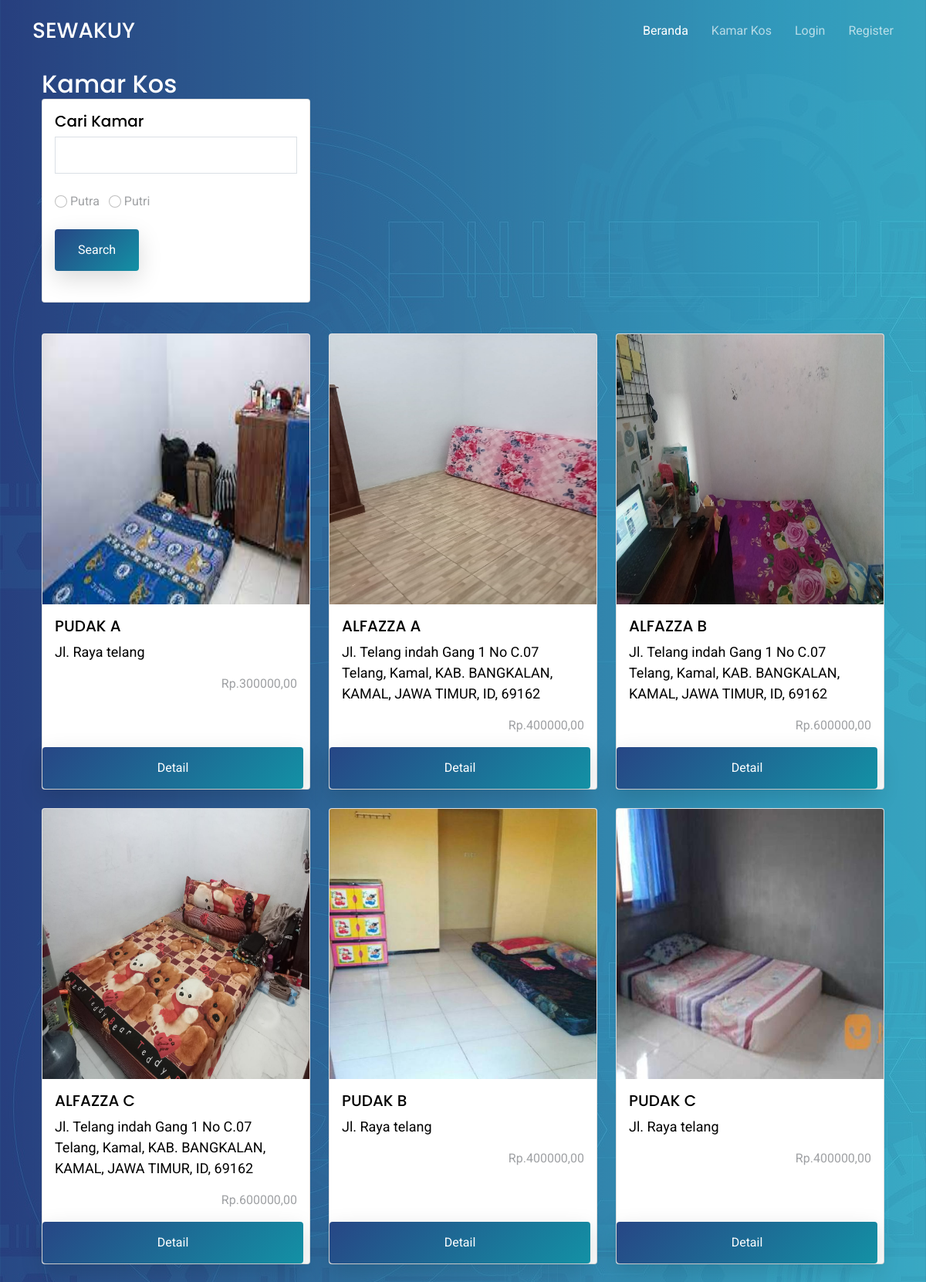
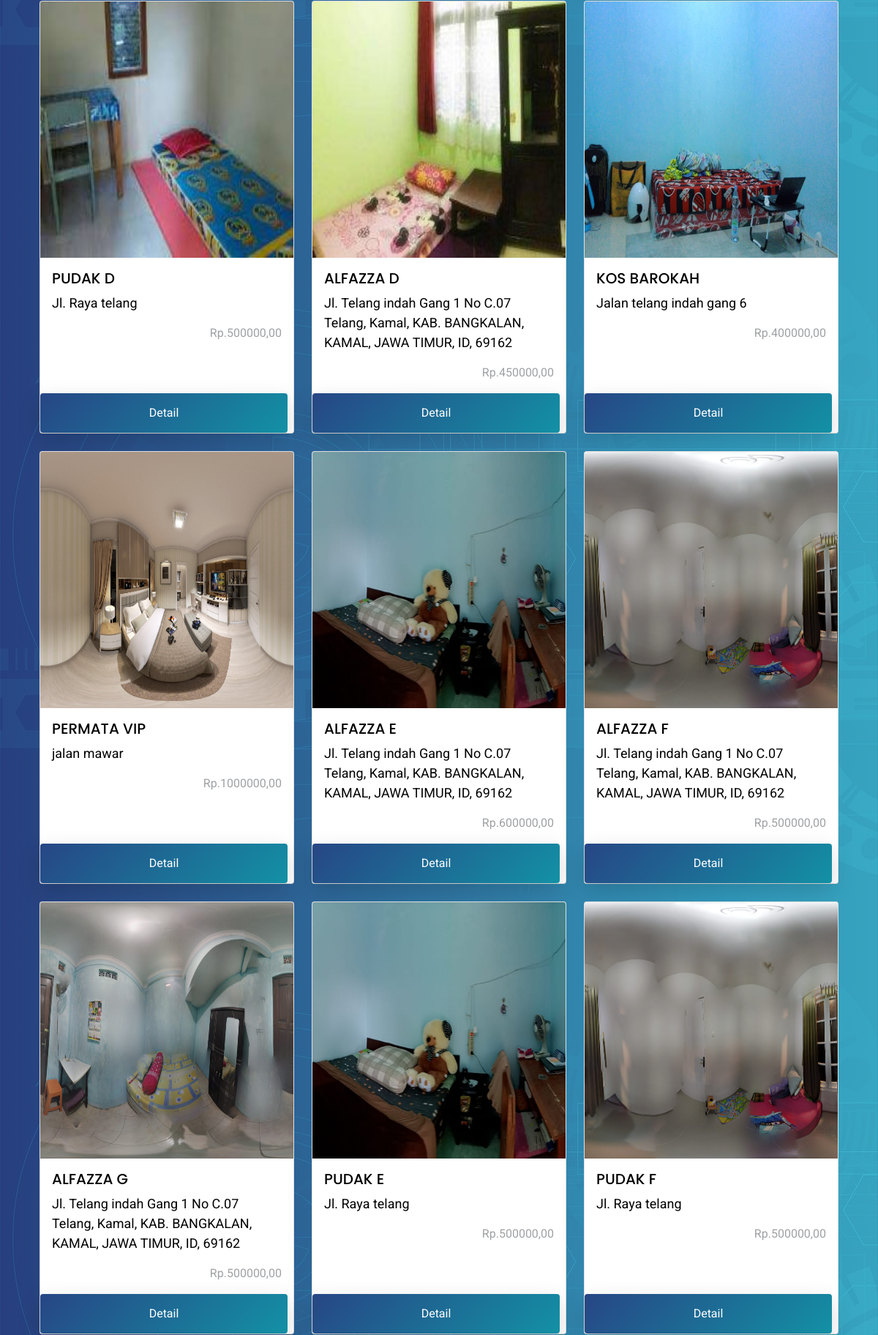
The page /kos.php (upper part) on the database its author committed (2 pictures, top to bottom).
### tables this page shows
CREATE TABLE `kamar` (
  `id_kamar` int(11) NOT NULL,
  `username` varchar(100) NOT NULL,
  `nama_kamar` varchar(100) NOT NULL,
  `harga` decimal(20,0) NOT NULL,
  `jarak_utm` int(11) NOT NULL,
  `alamat` varchar(100) NOT NULL,
  `aturan` varchar(1000) NOT NULL,
  `gambar_kamar` varchar(100) NOT NULL,
  `kategori` enum('putra','putri') NOT NULL,
  `status` enum('tersedia','tidak tersedia') NOT NULL,
  `link` varchar(100) NOT NULL
);

### kos.php (the view, shortened to what this page needs)
<?php include "header.php"; ?>
  <section class="hero-section" id="hero">
    <div class="container" style="margin-top: 70px;">
      <div class="container">
      <div class="row justify-content-right">
        <div class="col-md-5" data-aos="fade-up">
          <h2 class="text-white" style="margin-top: 20px; margin-bottom: 0px;">Kamar Kos</h2>
        </div>
      </div>
      <form action="" method="get">
        <div class="row">
          <div class="col">
            <div class="card h-100">
              <div class="card-body">
                <h5 class="card-title">Cari Kamar</h5>
                <input type="text" id="cari" name="cari" class="form-control"/>
                  <div >
                    <br>
                    <input class="form-check-input" type="radio" name="kategori" value="putra" id="kategori1">
                    <label class="form-check-label" for="kategori1">
                      Putra &nbsp;
                    </label>
                    <input class="form-check-input" type="radio" name="kategori" value="putri" id="kategori2">
                    <label class="form-check-label" for="kategori2">
                      Putri
                    </label>
                  </div>
                  <br>
                <button type="submit" name="submit" class="btn btn-primary btn-block mb-4">Search</button>
              </div>
            </div>
          </div>
          <div class="col"></div>
          <div class="col"></div>
        </div>
      </form>
    <div class="row row-cols-1 row-cols-md-3 g-4"  style="margin-top:10px;">
      <?php
      $sql_kamar = "SELECT * FROM kamar";
        $data = mysqli_query($koneksi, $sql_kamar);
        if ($data->num_rows > 0) {
          while ($tampil = mysqli_fetch_array($data)){
            $id = $tampil['id_kamar'];
            ?>
            <div class="col">
              <div class="card h-100">
                <img src="kamar/<?= $tampil['gambar_kamar'] ?>" class="card-img-top" alt="kos1">
                <div class="card-body">
                  <h5 class="card-title"><?= strtoupper($tampil['nama_kamar']) ?></h5>
                  <p class="card-text text-black" ><?= $tampil['alamat'] ?> </p>
                  <div class="row">
                  <div id="rate<?= $id ?>" class="col-sm-6 text-center"></div>
                  <div style="text-align: right;" class="col-sm-6">Rp.<?= $tampil['harga'] ?>,00</div>
                  </div>
                </div>
                  <a class="btn btn-primary me-md-2" href="detail.php?id=<?= $id ?>">Detail</a>
              </div>
            </div>
          <?php } ?>
          </div>
    </section>
    <?php }else { ?>
    <h5 class="text-white">Hasil Pencarian Tidak Ada</h5>
    <?php } ?>
<?php include "footer.php"; ?>

### assets/css/style.css (style rules this page uses)
html { overflow-x: hidden; }
body { font-family: "Roboto", sans-serif; color: #9fa1a4; line-height: 1.5; }
a { color: #777; text-decoration: none; transition: 0.3s all ease; }
h1, h2, h3, h4, h5, h6, .font-heading { font-family: "Poppins", sans-serif; color: #000; }
.container { z-index: 2; position: relative; }
.text-black { color: #000 !important; }
section { overflow: hidden; }
.btn { border: none; padding: 15px 30px !important; }
.btn.btn-primary { background: #2d71a1; background: linear-gradient(-45deg, #1391a5, #274685); color: #fff; box-shadow: 0 10px 30px 0 rgba(0, 0, 0, 0.15); }
.card-img-top { height: 350px; }
.form-control { height: 48px; border-radius: 0; border: 1px solid #dae0e5; }
.hero-section { background: linear-gradient(to right, rgba(39, 70, 133, 0.8) 0%, rgba(61, 179, 197, 0.8) 100%), url(../img/hero-bg.jpg); position: relative; }
.hero-section p { font-size: 18px; color: #fff; }

### rows shown on the page
kamar: gambar_kamar (picture), nama_kamar "PUDAK A", alamat "Jl. Raya telang", harga "300000"
kamar: gambar_kamar (picture), nama_kamar "ALFAZZA A", alamat "Jl. Telang indah Gang 1 No C.07 Telang, Kamal, KAB. BANGKALAN, KAMAL, JAWA TIMUR, ID, 69162", harga "400000"
kamar: gambar_kamar (picture), nama_kamar "ALFAZZA B", alamat "Jl. Telang indah Gang 1 No C.07 Telang, Kamal, KAB. BANGKALAN, KAMAL, JAWA TIMUR, ID, 69162", harga "600000"
kamar: gambar_kamar (picture), nama_kamar "ALFAZZA C", alamat "Jl. Telang indah Gang 1 No C.07 Telang, Kamal, KAB. BANGKALAN, KAMAL, JAWA TIMUR, ID, 69162", harga "600000"
kamar: gambar_kamar (picture), nama_kamar "PUDAK B", alamat "Jl. Raya telang", harga "400000"
kamar: gambar_kamar (picture), nama_kamar "PUDAK C", alamat "Jl. Raya telang", harga "400000"
kamar: gambar_kamar (picture), nama_kamar "PUDAK D", alamat "Jl. Raya telang", harga "500000"
kamar: gambar_kamar (picture), nama_kamar "ALFAZZA D", alamat "Jl. Telang indah Gang 1 No C.07 Telang, Kamal, KAB. BANGKALAN, KAMAL, JAWA TIMUR, ID, 69162", harga "450000"
kamar: gambar_kamar (picture), nama_kamar "KOS BAROKAH", alamat "Jalan telang indah gang 6", harga "400000"
kamar: gambar_kamar (picture), nama_kamar "PERMATA VIP", alamat "jalan mawar", harga "1000000"
kamar: gambar_kamar (picture), nama_kamar "ALFAZZA E", alamat "Jl. Telang indah Gang 1 No C.07 Telang, Kamal, KAB. BANGKALAN, KAMAL, JAWA TIMUR, ID, 69162", harga "600000"
kamar: gambar_kamar (picture), nama_kamar "ALFAZZA F", alamat "Jl. Telang indah Gang 1 No C.07 Telang, Kamal, KAB. BANGKALAN, KAMAL, JAWA TIMUR, ID, 69162", harga "500000"
kamar: gambar_kamar (picture), nama_kamar "ALFAZZA G", alamat "Jl. Telang indah Gang 1 No C.07 Telang, Kamal, KAB. BANGKALAN, KAMAL, JAWA TIMUR, ID, 69162", harga "500000"
kamar: gambar_kamar (picture), nama_kamar "PUDAK E", alamat "Jl. Raya telang", harga "500000"
kamar: gambar_kamar (picture), nama_kamar "PUDAK F", alamat "Jl. Raya telang", harga "500000"
